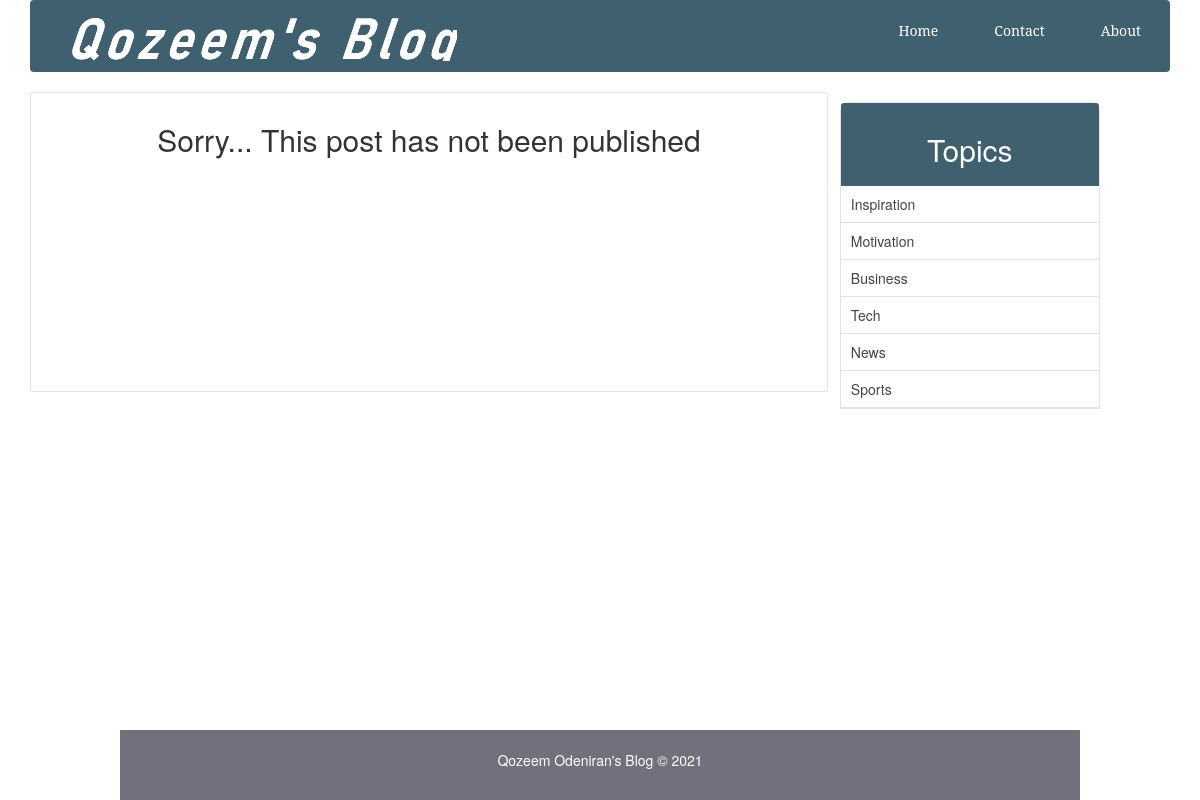
The page /single_post.php?post-slug=admin-s-post on the database as committed earlier.
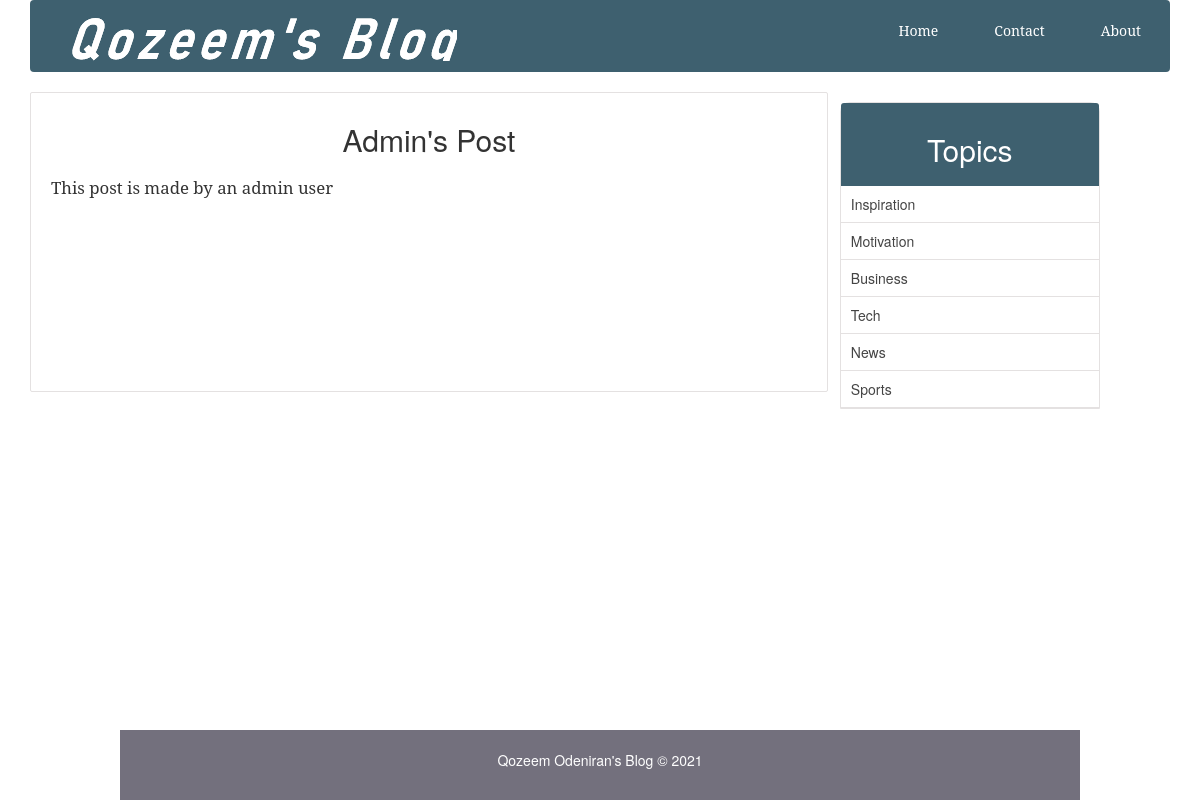
The same page on the database as committed later.
### tables this page shows
CREATE TABLE `posts` (
  `id` int(11) NOT NULL,
  `user_id` int(11) DEFAULT NULL,
  `author_username` varchar(256) NOT NULL,
  `author_role` varchar(256) NOT NULL,
  `title` varchar(255) NOT NULL,
  `slug` varchar(255) NOT NULL,
  `views` int(11) NOT NULL DEFAULT 0,
  `image` varchar(255) NOT NULL,
  `body` text NOT NULL,
  `published` tinyint(1) NOT NULL,
  `created_at` timestamp NOT NULL DEFAULT current_timestamp() ON UPDATE current_timestamp(),
  `updated_at` timestamp NOT NULL DEFAULT current_timestamp()
);

### includes/public_functions.php (called while the page is built, shortened)
<?php
function getPostTopic($post_id){
	global $conn;
	$sql = "SELECT * FROM topics WHERE id=
			(SELECT topic_id FROM post_topic WHERE post_id=$post_id) LIMIT 1";
	$result = mysqli_query($conn, $sql);
	$topic = mysqli_fetch_assoc($result);
	return $topic;
}
function getPost($slug){
	global $conn;
	$post_slug = $_GET['post-slug'];
	$sql = "SELECT * FROM posts WHERE slug='$post_slug' AND published=true";
	$result = mysqli_query($conn, $sql);
	$post = mysqli_fetch_assoc($result);
	if ($post) {
		$post['topic'] = getPostTopic($post['id']);
	}
	return $post;
}
function getAllTopics()
{
	global $conn;
	$sql = "SELECT * FROM topics";
	$result = mysqli_query($conn, $sql);
	$topics = mysqli_fetch_all($result, MYSQLI_ASSOC);
	return $topics;
}
?>

### single_post.php (the view, shortened to what this page needs)
<?php  include('config.php'); ?>
<?php  include('includes/public_functions.php'); ?>
<?php
	if (isset($_GET['post-slug'])) {
		$post = getPost($_GET['post-slug']);
	}
	$topics = getAllTopics();
?>
<?php include('includes/head_section.php'); ?>
</head>
<body>
<div class="container">
		<?php include( ROOT_PATH . '/includes/navbar.php'); ?>
	<div class="content" >
		<div class="post-wrapper">
			<div class="full-post-div">
			<?php if ($post['published'] == false): ?>
				<h2 class="post-title">Sorry... This post has not been published</h2>
			<?php else: ?>
				<h2 class="post-title"><?php echo $post['title']; ?></h2>
				<div class="post-body-div">
					<?php echo html_entity_decode($post['body']); ?>
				</div>
			<?php endif ?>
			</div>
		</div>
		<div class="post-sidebar">
			<div class="card">
				<div class="card-header">
					<h2>Topics</h2>
				</div>
				<div class="card-content">
					<?php foreach ($topics as $topic): ?>
						<a
							href="<?php echo BASE_URL . 'filtered_posts.php?topic=' . $topic['id'] ?>">
							<?php echo $topic['name']; ?>
						</a>
					<?php endforeach ?>
				</div>
			</div>
		</div>
	</div>
</div>
<?php include( ROOT_PATH . '/includes/footer.php'); ?>

Rows that differ between the two databases and show on the page:
added posts: title "Admin's Post", body "This post is made by an admin user"
Other text that changed with them:
text no longer shown: "Sorry... This post has not been published"
